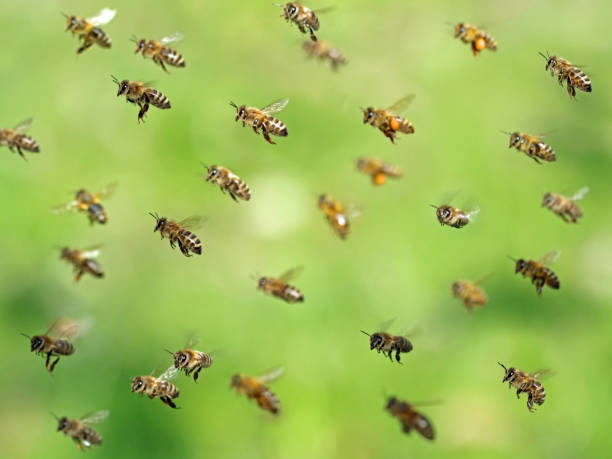
#> input picture image processing codes/KODLAR2_Temel_Koordinatsal_Islemler_Updated (1)/KODLAR2_Temel_Koordinatsal_Islemler/bee.jpg, 612 x 459 px
$ python K2_22_Goruntu_Min_Max_Std_Mean_Deger_Bulma.py
#> lines starting #> are read from the running program, lines starting #| are printed output that depends on the picture; long printed decimals are rounded
# -*- coding: utf-8 -*-
"""
Created on Wed Mar  6 00:20:28 2024

@author: muozi
"""

import cv2
import numpy as np

img=cv2.imread('bee.jpg')
#> img is the input picture: shape (459, 612, 3); mean B, G, R 89.1, 187.1, 158.7
cv2.imshow('bee',img)


img1=cv2.imread('bee.jpg',0)
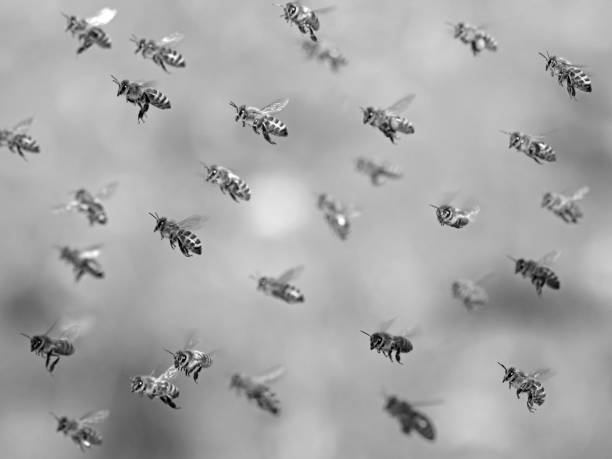
#> img1: shape (459, 612); min 0, max 255, mean 167.4
cv2.imshow('bee1',img1)


# Minimum piksel değeri
min_val = np.min(img)
#> min_val = 0

# Maksimum piksel değeri
max_val = np.max(img)
#> max_val = 255

# Ortalama piksel değeri
mean_val = np.mean(img)
#> mean_val = 144.9

# Standart sapma
std_dev = np.std(img)
#> std_dev = 50.56

# Sonuçları yazdır
print("Minimum Piksel Değeri:", min_val)
#| Minimum Piksel Değeri: 0
print("Maksimum Piksel Değeri:", max_val)
#| Maksimum Piksel Değeri: 255
print("Ortalama Piksel Değeri:", mean_val)
#| Ortalama Piksel Değeri: 144.943
print("Standart Sapma:", std_dev)
#| Standart Sapma: 50.562


# Minimum piksel değeri
min_val1 = np.min(img1)
#> min_val1 = 0

# Maksimum piksel değeri
max_val1 = np.max(img1)
#> max_val1 = 255

# Ortalama piksel değeri
mean_val1 = np.mean(img1)
#> mean_val1 = 167.4

# Standart sapma
std_dev1 = np.std(img1)
#> std_dev1 = 29.02

# Sonuçları yazdır
print("Minimum Piksel Değeri1:", min_val1)
#| Minimum Piksel Değeri1: 0
print("Maksimum Piksel Değeri1:", max_val1)
#| Maksimum Piksel Değeri1: 255
print("Ortalama Piksel Değeri1:", mean_val1)
#| Ortalama Piksel Değeri1: 167.435
print("Standart Sapma1:", std_dev1)
#| Standart Sapma1: 29.020

rounded_mean_val = round(mean_val1, 2)
#> rounded_mean_val = 167.4
print("Ortalama Piksel Değeri (Yuvarlanmış):", rounded_mean_val)
#| Ortalama Piksel Değeri (Yuvarlanmış): 167.43


cv2.waitKey(0)
cv2.destroyAllWindows()

$ run again, with image processing codes/KODLAR2_Temel_Koordinatsal_Islemler_Updated (1)/KODLAR2_Temel_Koordinatsal_Islemler/cicek2JPG.jpg copied over image processing codes/KODLAR2_Temel_Koordinatsal_Islemler_Updated (1)/KODLAR2_Temel_Koordinatsal_Islemler/bee.jpg
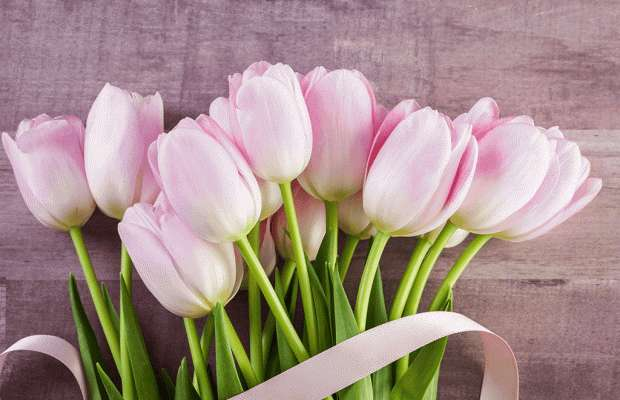
#> input picture image processing codes/KODLAR2_Temel_Koordinatsal_Islemler_Updated (1)/KODLAR2_Temel_Koordinatsal_Islemler/cicek2JPG.jpg, 620 x 400 px
#> img is the input picture: shape (400, 620, 3); mean B, G, R 138, 143.8, 165.8
#> `img1=cv2.imread('bee.jpg',0)`:
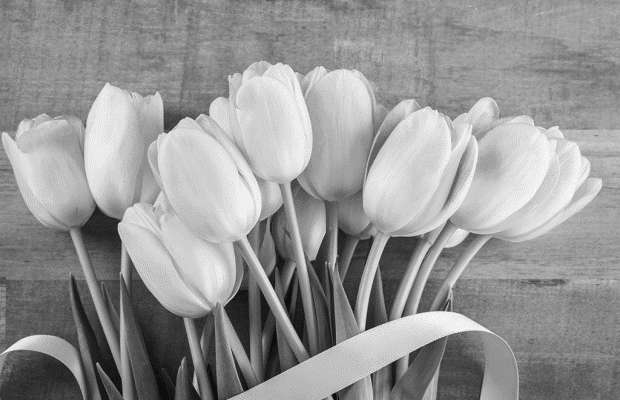
#> img1: shape (400, 620); min 0, max 255, mean 149.7
#> min_val = 0
#> max_val = 255
#> mean_val = 149.2
#> std_dev = 57.61
#| Minimum Piksel Değeri: 0
#| Maksimum Piksel Değeri: 255
#| Ortalama Piksel Değeri: 149.206
#| Standart Sapma: 57.607
#> min_val1 = 0
#> max_val1 = 255
#> mean_val1 = 149.7
#> std_dev1 = 51.35
#| Minimum Piksel Değeri1: 0
#| Maksimum Piksel Değeri1: 255
#| Ortalama Piksel Değeri1: 149.681
#| Standart Sapma1: 51.350
#> rounded_mean_val = 149.7
#| Ortalama Piksel Değeri (Yuvarlanmış): 149.68
